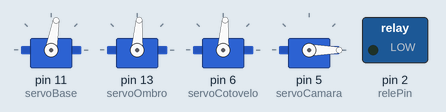
Simulated run of this sketch. Board: Arduino Uno, built with avr-gcc and run on an emulated ATmega328P. On the bench: 4 × servo, switched loads named in the sketch (green lamp = pin HIGH).

Above: at 0.38 s.
At 0.98 s:
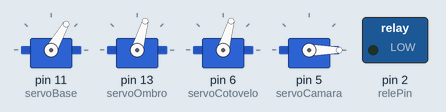
At 1.63 s:
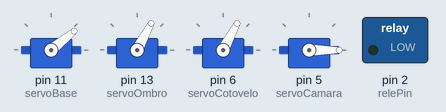
At 2.23 s:
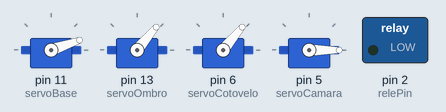
At 4.9 s:
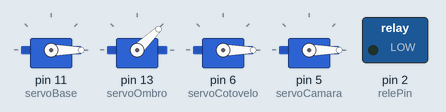
Timing chart, 0 to 6.4 s (numbered marks = the images above):
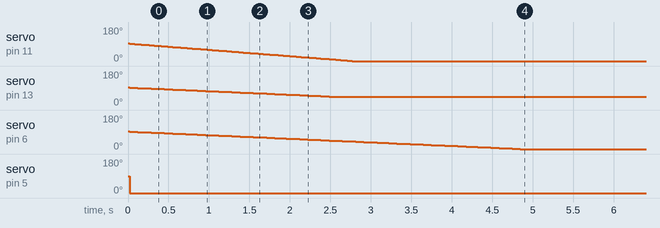

Measured:
- by itself, servo on pin 11 (servoBase): moves from 93° to 0° over 2.8 s
- by itself, servo on pin 13 (servoOmbro): moves from 93° to 44° over 2.5 s
- by itself, servo on pin 6 (servoCotovelo): moves from 93° to 0° over 4.8 s
- by itself, servo on pin 5 (servoCamara): 90° → 0° at 0.02 s

The sketch:

Arduino_Leonardo_Manipulador.ino
```cpp
#include <Arduino.h>
#include <Servo.h>

//--------------------------------------------------- VARIÁVEIS ------------------------------------------------------------------------

int servo_base;       // variável do input para servo da base
int servo_ombro;      // variável do input para servo do ombro
int servo_cotovelo;   // variável do input para servo do cotovelo
int servo_camara;     // variável do input para servo da câmara
int servo_reset = 0;  // variável do reset da posição dos servos do manipulador
int iman_on = 0;      // variável para acionamento do íman

char base, ombro, cotovelo, reset, iman, c1, c2, c3;    // variáveis leitura dos dados recebidos por serial command

float h = 0.115;      // distância das rodas ao centro em mm
float l = 0.32;       // distância entre rodas dianteiras e traseiras em mm

Servo servoBase;      // servo do base
Servo servoOmbro;     // servo do ombro
Servo servoCotovelo;  // servo do cotovelo
Servo servoCamara;    // servo da câmara

const int relePin = 2;// pino de acionamento do relé do íman

// variáveis para escrever a posição dos servomotores do manipulador (em microssegundos)
int currentBasePulse = 1500;   // posição inicial neutra para servo_base
int currentOmbroPulse = 1500;  // posição inicial neutra para servo_ombro
int currentCotoveloPulse = 1500;  // posição inicial neutra para servo_cotovelo

// Definição de incrementos e de limites para segurança
int stepBase = 7;           // incremento da posição em microssegundos
int maxBasePulse = 2500;    // posição máxima do servo da base
int minBasePulse = 500;     // posição mínima do servo da base

int stepOmbro = 4;
int maxOmbroPulse = 2000;
int minOmbroPulse = 1000;

int stepCotovelo = 4;
int maxCotoveloPulse = 2500;
int minCotoveloPulse = 500;

// Para a câmara foram definidos os limites e a posição em ângulo
int angleCamara = 90;

String command;   // string para leitura dos dados recebidos por serial

void setup() {
    Serial.begin(115200);       // iniciação da comunicação serial com baudrate 115 200
    pinMode(relePin, OUTPUT);   // pin do relé definido como output
    servoBase.attach(11);       // atribuição do pino 11 para controlo do servo da base
    servoOmbro.attach(13);      // atribuição do pino 13 para controlo do servo do ombro
    servoCotovelo.attach(6);    // atribuição do pino 6 para controlo do servo do cotovelo
    servoCamara.attach(5);      // atribuição do pino 5 para controlo do servo da câmara

    servoBase.writeMicroseconds(1500);      // servos iniciam na posição incial
    servoOmbro.writeMicroseconds(1500);
    servoCotovelo.writeMicroseconds(1500);
    servoCamara.write(angleCamara);
    delay(20);
}

void loop() {
    read_command();       // leitura da mensagem recebida por serial

    process_command();    // atualização das variáveis de acordo com a mensagem recebida

    if (servo_reset == 1) {       // caso o reset esteja ativo há prioridade de ativação em relação aos outros controlos
        currentBasePulse = 1500;  // reset da posição dos servos do manipulador para a posição inicial
        currentOmbroPulse = 1500;
        currentCotoveloPulse = 1500;
    }
    else {                       // caso o reset esteja desativado, pode ser feito o controlo do manipulador servo a servo

        if (servo_base > 1) {                 // se o comando recebido > 1 é aumentada a posição de forma incremental do servo da base, tendo em conta o limite máximo
            currentBasePulse += stepBase;
            if (currentBasePulse > maxBasePulse) {
                currentBasePulse = maxBasePulse;
            }
        }
        else if (servo_base < 1) {           // se o comando recebido < 1 é diminuída a posição de forma incremental do servo da base, tendo em conta o limite mínimo
            currentBasePulse -= stepBase;
            if (currentBasePulse < minBasePulse) {
                currentBasePulse = minBasePulse;
                }
        }

        // mesma estrutura que acima, mas controlando o servo do ombro
        if (servo_ombro > 1) {
            currentOmbroPulse += stepOmbro;
            if (currentOmbroPulse > maxOmbroPulse) {
                currentOmbroPulse = maxOmbroPulse;
            }
        } else if (servo_ombro < 1) {
            currentOmbroPulse -= stepOmbro;
            if (currentOmbroPulse < minOmbroPulse) {
                currentOmbroPulse = minOmbroPulse;
            }
        }

        // mesma estrutura que acima, mas controlando o servo do cotovelo
        if (servo_cotovelo > 1) {
            currentCotoveloPulse += stepCotovelo;
            if (currentCotoveloPulse > maxCotoveloPulse) {
                currentCotoveloPulse = maxCotoveloPulse;
            }
        } else if (servo_cotovelo < 1) {
            currentCotoveloPulse -= stepCotovelo;
            if (currentCotoveloPulse < minCotoveloPulse) {
                currentCotoveloPulse = minCotoveloPulse;
            }
        }

        // alteração da variável relativa à posição do servo da câmara, de acordo com a conversão definida entre movimento do joystick e rotação do servo
        angleCamara = converteAngulo(servo_camara);

        if (iman_on == 1) {              // acionamento do relé caso a variável esteja a 1 => conduz 12V pelo íman ligando-o
          digitalWrite(relePin, HIGH);
        }
        else if (iman_on == 0) {        // relé não acionado caso a variável esteja a 0 => não passa corrente pelo íman => desligado
          digitalWrite(relePin, LOW);
        }
    }

    // escrita das variáveis atualizados com o código anterior, para os respetivos servos
    servoBase.writeMicroseconds(currentBasePulse);
    servoOmbro.writeMicroseconds(currentOmbroPulse);
    servoCotovelo.writeMicroseconds(currentCotoveloPulse);
    servoCamara.write(angleCamara);

    delay(20);
}

void read_command(){
    if (Serial.available() >= 8){              // verifica se a mensagem recebida por serial tem um mínimo de 8 caracteres
    command = "";                              // iguala a variavél do comando recebido a uma string vazia para escrever o novo comando
        for (int i = 0; i < 8; i++) {          // ciclo for que realiza 8 leituras e adiciona os valores lidos à string command
            command += (char)Serial.read();
        }
    }
    while (Serial.available()) Serial.read();  // Limpeza do buffer após leitura
}

void process_command(){
    // seleção dos carateres individuais e atribuição às variáveis criadas inicialmente para o efeito
    base = command.charAt(0); ombro = command.charAt(1); cotovelo = command.charAt(2); reset = command.charAt(3); iman = command.charAt(4);

    // tratamento das strings recebidas para representarem os números inteiros pretendidos (segundo a tabela ASCII)
    servo_base    = (base - '0');       // recebe um valor de 0, 1 ou 2
    servo_ombro   = (ombro - '0');      // recebe um valor de 0, 1 ou 2
    servo_cotovelo = (cotovelo - '0');  // recebe um valor de 0, 1 ou 2
    servo_reset   = (reset - '0');      // recebe um valor de 0 ou 1
    iman_on       = (iman - '0');       // recebe um valor de 0 ou 1

    // leitura dos 3 carateres relativos à posição do servo da câmara e respetivo tratamento para variável inteira de 3 digítos
    c1 = command.charAt(5); c2 = command.charAt(6); c3 = command.charAt(7);
    servo_camara = (c1 - '0') * 100 + (c2 - '0') * 10 + (c3 - '0');   // Valor de 100 a 300
}


int converteAngulo(int valor) {    // função que converte os valores recebidos de 100 a 300 em posições angulares do servo da câmara
  return map (valor, 100, 300, 50, 130);
}
```
